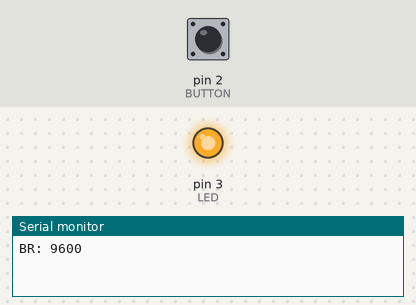
The sketch below on a simulated Arduino Uno, built with avr-gcc and run on an emulated ATmega328P. Parts: output pins drawn as LEDs (lit = HIGH), the last lines printed to the serial monitor. The test bench sets the inputs (shaded band); at power-on: pin 2 (BUTTON) HIGH.

Above: at 1.2 s.
1.3 s: pin 2 (BUTTON) pulled LOW for 3.2 s
At 5.2 s:
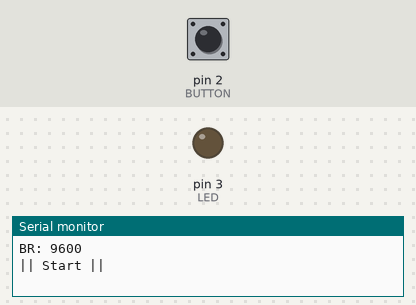
6.0 s: pin 2 (BUTTON) pulled LOW for 0.15 s
9.0 s: pin 2 (BUTTON) driven LOW
Timing chart, 0 to 18.0 s (numbered marks = the images above; inputs shaded):
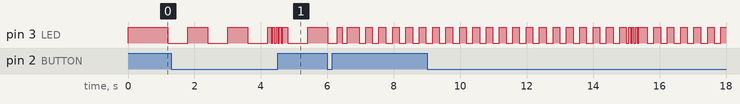

The sketch:

bai2.ino
```cpp
#define BUTTON 2
#define LED 3
long boardrate = 9600;
unsigned long curTime = 0;
const int holdTime = 3000;
int chedo = 0;
bool isPress = 0;
bool settingState = 0;

// --- Thêm biến để nháy LED liên tục ---
unsigned long lastBlink = 0;
bool ledState = false;

void setup() {
  pinMode(BUTTON, INPUT_PULLUP);
  pinMode(LED, OUTPUT);
  digitalWrite(LED, 1);
  Serial.begin(boardrate);
  Serial.println("BR: " + String(boardrate));
}

void loop() {
  int btnState = digitalRead(BUTTON);

  if (btnState == LOW)
  {
    if (!isPress)
    {
      isPress = 1;
      curTime = millis();
    }
    if (millis() - curTime >= holdTime)
    {
      if (settingState == 0)
      {
        settingState = 1;
        Serial.println("|| Start ||");
        curTime = millis();
        for (int i = 0; i < 4; i++)
        {
          digitalWrite(LED, 0);
          delay(50);
          digitalWrite(LED, 1);
          delay(50);
        }
      }
      else
      {
        settingState = 0;
        Serial.println("|| ESC ||");
        curTime = millis();
      }
      isPress = 0;
    }
  }
  else
  {
    if (isPress == 1)
    {
      if (settingState)
      {
        chedo += 1;
        if (chedo > 1)
          chedo = 0;
        switch (chedo)
        {
          case 0:
          {
            boardrate = 9600;
            Serial.println("Dang chuyen sang " + String(boardrate));
            digitalWrite(LED, 0);
            delay(300);
            digitalWrite(LED, 1);
            delay(500);
            Serial.println("Da chuyen sang " + String(boardrate));
            break;
          }
          case 1:
          {
            boardrate = 115200;
            Serial.println("Dang chuyen sang " + String(boardrate));
            for (int i = 0; i < 2; i++)
            {
              digitalWrite(LED, 0);
              delay(150);
              digitalWrite(LED, 1);
              delay(150);
            }
            Serial.println("Da chuyen sang " + String(boardrate));
            break;
          }
        }
      }
    }
    isPress = 0;
  }

  // --- Thêm phần nháy LED liên tục theo boardrate ---
  unsigned long blinkDelay = (boardrate == 9600) ? 600 : 200;
  if (millis() - lastBlink >= blinkDelay) {
    ledState = !ledState;
    digitalWrite(LED, ledState);
    lastBlink = millis();
  }

  delay(10);
}
```
